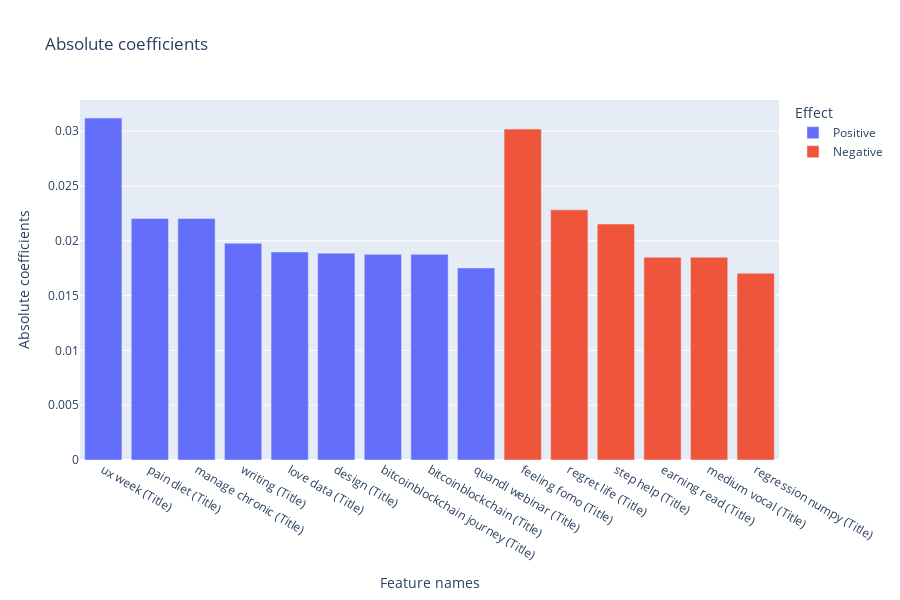

Source (notebook cell):
### Code cell
fig = px.bar(feautres_coef_df, y='Absolute coefficients',
             x='Feature names', color='Effect', title='Absolute coefficients', width=900, height=600)

fig.show()

### Figure 1 — Plotly figure (JSON) as saved in the notebook; plotly's stock layout.template omitted (floating-point values rounded to 4 significant figures)
{"data": [{"alignmentgroup": "True", "hovertemplate": "Effect=Positive<br>Feature names=%{x}<br>Absolute coefficients=%{y}<extra></extra>", "legendgroup": "Positive", "marker": {"color": "#636efa", "pattern": {"shape": ""}}, "name": "Positive", "offsetgroup": "Positive", "orientation": "v", "showlegend": true, "textposition": "auto", "type": "bar", "x": ["ux week (Title)", "pain diet (Title)", "manage chronic (Title)", "writing (Title)", "love data (Title)", "design (Title)", "bitcoinblockchain journey (Title)", "bitcoinblockchain (Title)", "quandl webinar (Title)"], "xaxis": "x", "y": [0.0312, 0.02203, 0.02203, 0.01978, 0.01898, 0.01886, 0.01876, 0.01876, 0.01752], "yaxis": "y"}, {"alignmentgroup": "True", "hovertemplate": "Effect=Negative<br>Feature names=%{x}<br>Absolute coefficients=%{y}<extra></extra>", "legendgroup": "Negative", "marker": {"color": "#EF553B", "pattern": {"shape": ""}}, "name": "Negative", "offsetgroup": "Negative", "orientation": "v", "showlegend": true, "textposition": "auto", "type": "bar", "x": ["feeling fomo (Title)", "regret life (Title)", "step help (Title)", "earning read (Title)", "medium vocal (Title)", "regression numpy (Title)"], "xaxis": "x", "y": [0.03019, 0.02282, 0.02153, 0.0185, 0.0185, 0.01703], "yaxis": "y"}], "layout": {"barmode": "relative", "height": 600, "legend": {"title": {"text": "Effect"}, "tracegroupgap": 0}, "title": {"text": "Absolute coefficients"}, "width": 900, "xaxis": {"anchor": "y", "autorange": true, "domain": [0, 1], "range": [-0.5, 14.5], "title": {"text": "Feature names"}, "type": "category"}, "yaxis": {"anchor": "x", "autorange": true, "domain": [0, 1], "range": [0, 0.03284], "title": {"text": "Absolute coefficients"}, "type": "linear"}}}
